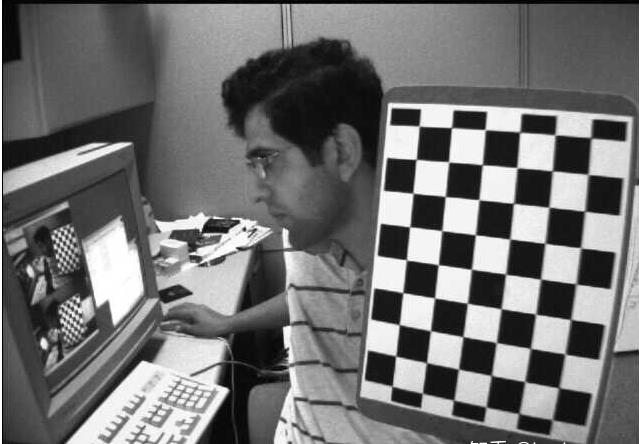
#> input picture resources/bandw.jpg, 639 x 444 px, found by its file name
$ jupyter execute threhold.ipynb
#> lines starting #> are read from the running program, lines starting #| are printed output that depends on the picture; after the words box and inside, x2 and y2 are one past the last pixel; in counts of white or black regions, pixels touching at a corner belong together
[cell 1]
import cv2
import numpy as np
import matplotlib.pyplot as plt

[cell 2]
img=cv2.imread(r'E:\pythonProject\opencvProject\resources\bandw.jpg')
#> img is the input picture: shape (444, 639, 3); min 0, max 255, mean 112.9

#### 1.threhold() ----- 简单阈值

[cell 3]
ret,thresh1=cv2.threshold(img,125,255,cv2.THRESH_BINARY)
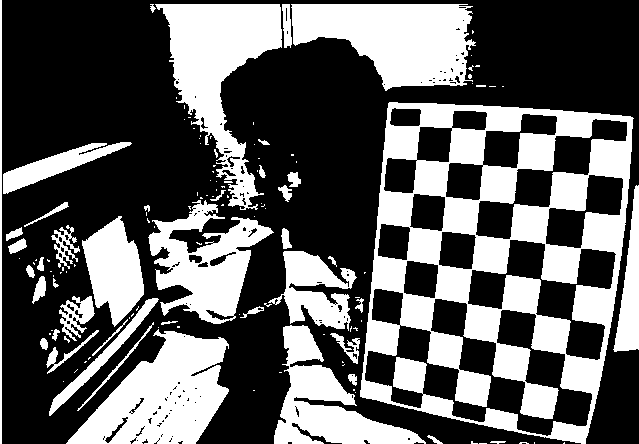
#> thresh1: shape (444, 639, 3); 37.7% white; 131 white regions (87 under 20 px), largest, box (x1, y1, x2, y2) and area: (360, 102, 634, 444) 41201, (155, 4, 282, 210) 10854, (291, 4, 476, 91) 10765
ret,thresh2=cv2.threshold(img,125,255,cv2.THRESH_BINARY_INV)
ret,thresh3=cv2.threshold(img,125,255,cv2.THRESH_TRUNC)
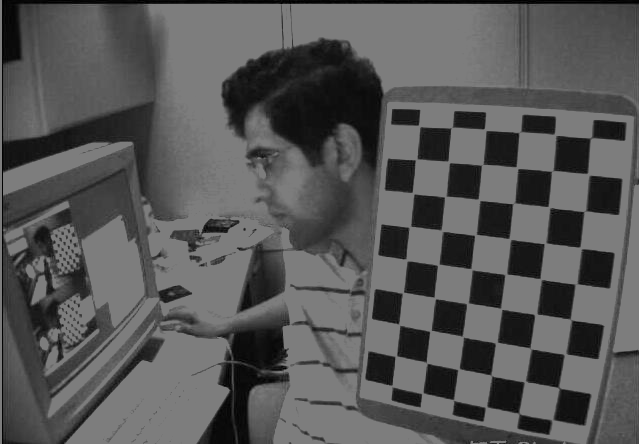
#> thresh3: shape (444, 639, 3); min 0, max 125, mean 86.8
ret,thresh4=cv2.threshold(img,125,255,cv2.THRESH_TOZERO)
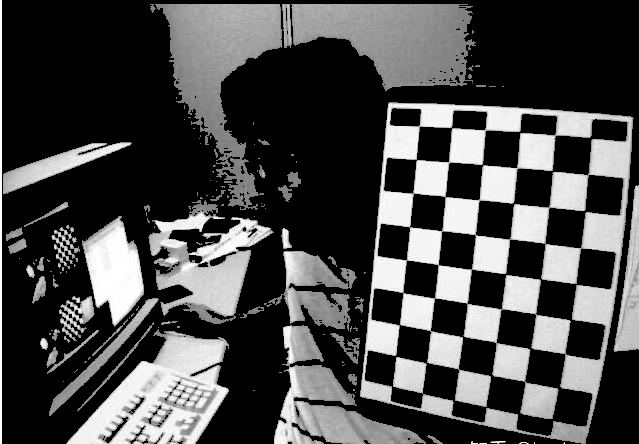
#> thresh4: shape (444, 639, 3); min 0, max 255, mean 73.3
ret,thresh5=cv2.threshold(img,125,255,cv2.THRESH_TOZERO_INV)
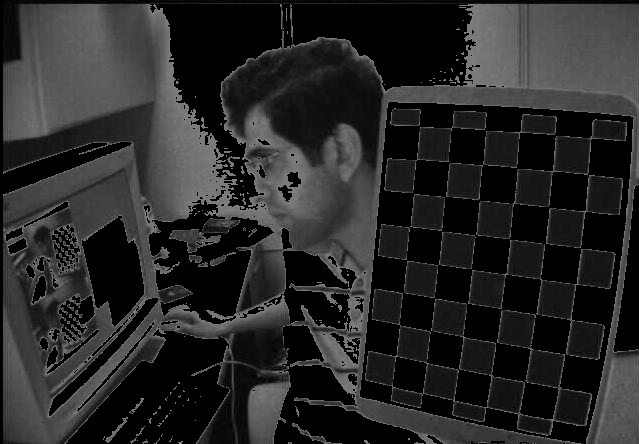
#> thresh5: shape (444, 639, 3); min 0, max 125, mean 39.6
imgs=[img,thresh1,thresh2,thresh3,thresh4,thresh5]
titles=['original','binary','binary_inv','trunk','tozero','tozero_inv']
for i in range(len(titles)):
    plt.subplot(2,3,i+1),plt.imshow(imgs[i],'gray')
    plt.title(titles[i])
    plt.xticks([]),plt.yticks([])
# cv2.imshow('image', thresh1)
# cv2.waitKey(0)
# cv2.destroyAllWindows()

$ run again, with resources/1.jpg copied over resources/bandw.jpg
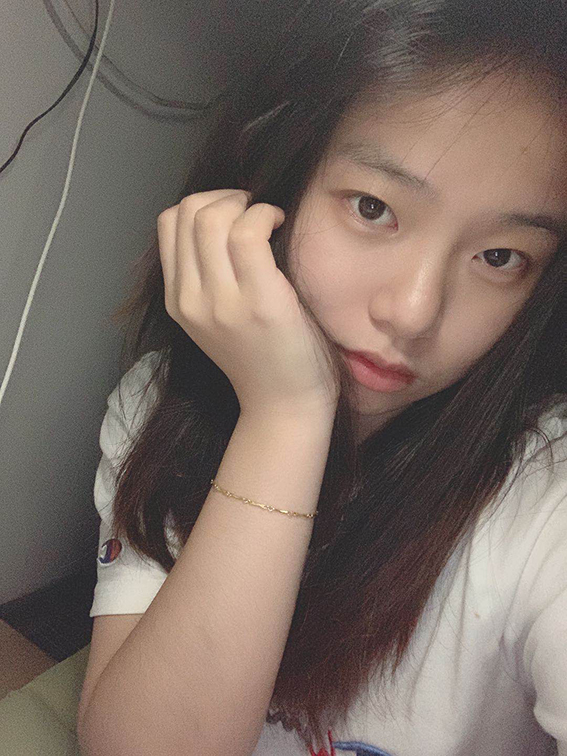
#> input picture resources/1.jpg, 567 x 756 px, found by its file name
#> img is the input picture: shape (756, 567, 3); mean B, G, R 99.9, 108.2, 122.9
#> `ret,thresh4=cv2.threshold(img,125,255,cv2.THRESH_TOZERO)`:
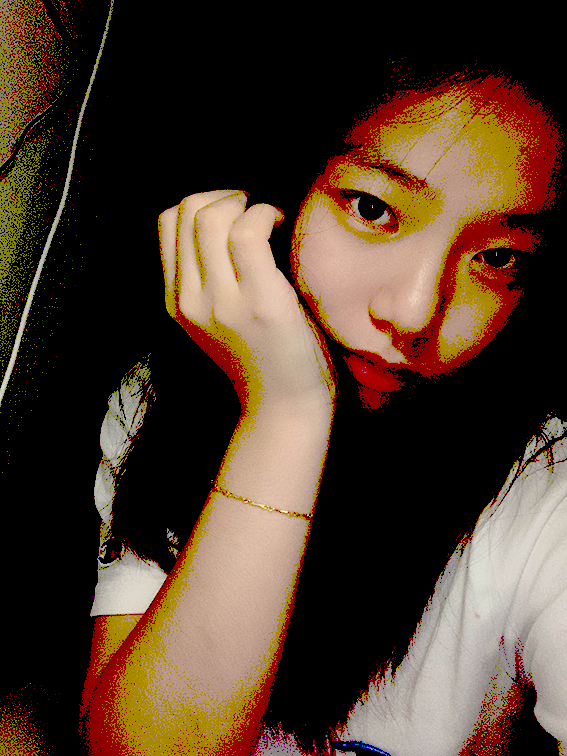
#> thresh4: shape (756, 567, 3); mean B, G, R 43, 59.2, 79.7
#> `ret,thresh5=cv2.threshold(img,125,255,cv2.THRESH_TOZERO_INV)`:
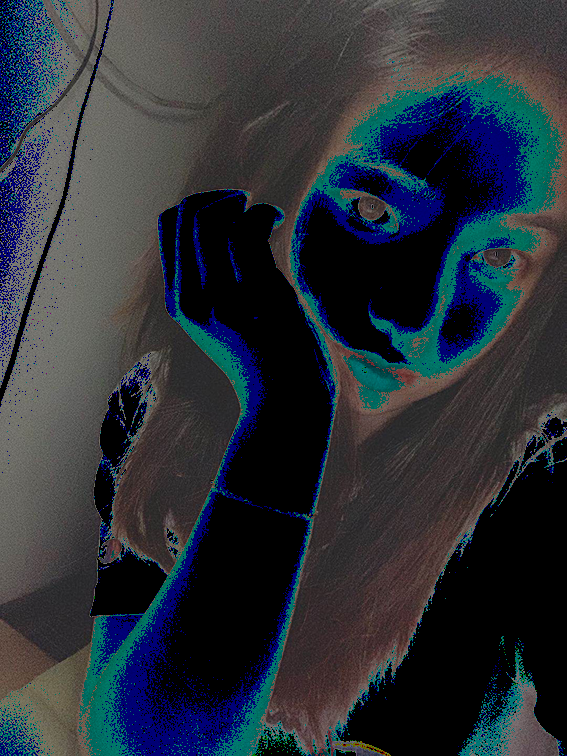
#> thresh5: shape (756, 567, 3); mean B, G, R 56.8, 49, 43.2
